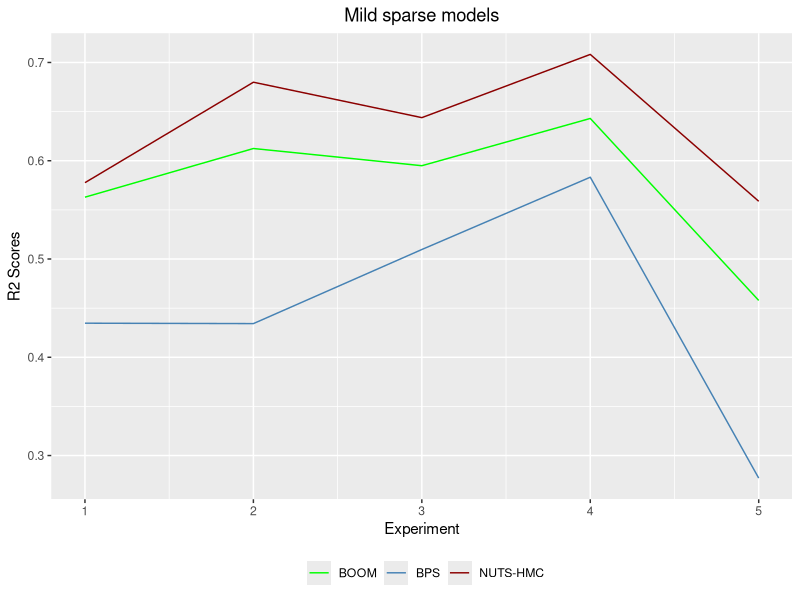

Generate this figure with R:
# plot by number of dimensions
library(ggplot2)

r2scores_bk_d50_smed = read.csv("r2scores_bk_d50_smed.csv")
r2scores_bps_d50_smed = read.csv("r2scores_bps_d50_smed.csv")
r2scores_hmc_d50_smed = read.csv("r2scores_hmc_d50_smed.csv")

experiment = c(1, 2, 3, 4, 5)

df = data.frame(experiment, bk = r2scores_bk_d50_smed$X0, bps = r2scores_bps_d50_smed$X0, hmc = r2scores_hmc_d50_smed$X0)

#plot 
png("r2scores_smed.png", units="in", width=5, height=5, res=600)
ggplot(df, aes(x=experiment)) + 
  geom_line(aes(y = bps, color="BPS")) + 
  geom_line(aes(y = hmc, color="NUTS-HMC")) +
  geom_line(aes(y = bk,  color = "BOOM")) + 
  xlab("Experiment") + 
  ggtitle("Mild sparse models")+ 
  theme(plot.title = element_text(hjust = 0.5), legend.position="bottom") + 
  ylab("R2 Scores")+
  scale_colour_manual("", 
                      values = c("BOOM"="green", "BPS"="steelblue", 
                                 "NUTS-HMC"="darkred")) 
dev.off()
